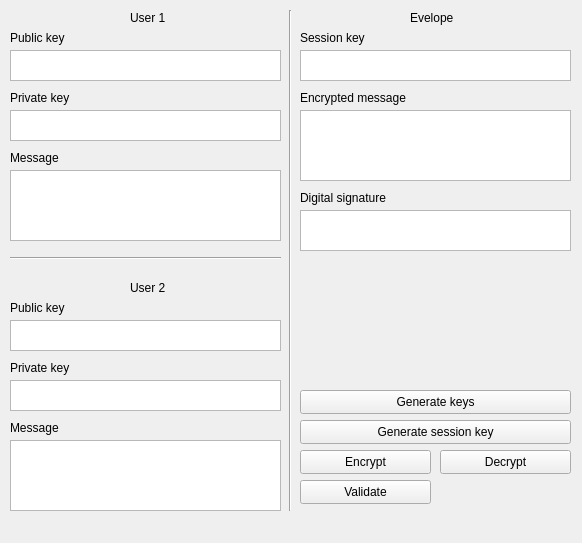
<?xml version="1.0" encoding="UTF-8"?>
<ui version="4.0">
 <class>MainWindow</class>
 <widget class="QMainWindow" name="MainWindow">
  <property name="geometry">
   <rect>
    <x>0</x>
    <y>0</y>
    <width>582</width>
    <height>543</height>
   </rect>
  </property>
  <property name="windowTitle">
   <string>MainWindow</string>
  </property>
  <widget class="QWidget" name="centralwidget">
   <widget class="QTextEdit" name="textEdit_u1_pub_key">
    <property name="geometry">
     <rect>
      <x>10</x>
      <y>50</y>
      <width>271</width>
      <height>31</height>
     </rect>
    </property>
   </widget>
   <widget class="QLabel" name="label">
    <property name="geometry">
     <rect>
      <x>130</x>
      <y>10</y>
      <width>60</width>
      <height>16</height>
     </rect>
    </property>
    <property name="text">
     <string>User 1</string>
    </property>
   </widget>
   <widget class="QLabel" name="label_2">
    <property name="geometry">
     <rect>
      <x>130</x>
      <y>280</y>
      <width>60</width>
      <height>16</height>
     </rect>
    </property>
    <property name="text">
     <string>User 2</string>
    </property>
   </widget>
   <widget class="QTextEdit" name="textEdit_u2_pub_key">
    <property name="geometry">
     <rect>
      <x>10</x>
      <y>320</y>
      <width>271</width>
      <height>31</height>
     </rect>
    </property>
   </widget>
   <widget class="QLabel" name="label_3">
    <property name="geometry">
     <rect>
      <x>10</x>
      <y>30</y>
      <width>81</width>
      <height>16</height>
     </rect>
    </property>
    <property name="text">
     <string>Public key</string>
    </property>
   </widget>
   <widget class="QLabel" name="label_4">
    <property name="geometry">
     <rect>
      <x>10</x>
      <y>300</y>
      <width>81</width>
      <height>16</height>
     </rect>
    </property>
    <property name="text">
     <string>Public key</string>
    </property>
   </widget>
   <widget class="QLabel" name="label_5">
    <property name="geometry">
     <rect>
      <x>10</x>
      <y>90</y>
      <width>81</width>
      <height>16</height>
     </rect>
    </property>
    <property name="text">
     <string>Private key</string>
    </property>
   </widget>
   <widget class="QLabel" name="label_6">
    <property name="geometry">
     <rect>
      <x>10</x>
      <y>360</y>
      <width>81</width>
      <height>16</height>
     </rect>
    </property>
    <property name="text">
     <string>Private key</string>
    </property>
   </widget>
   <widget class="QTextEdit" name="textEdit_u1_pr_key">
    <property name="geometry">
     <rect>
      <x>10</x>
      <y>110</y>
      <width>271</width>
      <height>31</height>
     </rect>
    </property>
   </widget>
   <widget class="QTextEdit" name="textEdit_u2_pr_key">
    <property name="geometry">
     <rect>
      <x>10</x>
      <y>380</y>
      <width>271</width>
      <height>31</height>
     </rect>
    </property>
   </widget>
   <widget class="QTextEdit" name="textEdit_u1_msg">
    <property name="geometry">
     <rect>
      <x>10</x>
      <y>170</y>
      <width>271</width>
      <height>71</height>
     </rect>
    </property>
   </widget>
   <widget class="QLabel" name="label_7">
    <property name="geometry">
     <rect>
      <x>10</x>
      <y>150</y>
      <width>81</width>
      <height>16</height>
     </rect>
    </property>
    <property name="text">
     <string>Message</string>
    </property>
   </widget>
   <widget class="QTextEdit" name="textEdit_u2_msg">
    <property name="geometry">
     <rect>
      <x>10</x>
      <y>440</y>
      <width>271</width>
      <height>71</height>
     </rect>
    </property>
   </widget>
   <widget class="QLabel" name="label_8">
    <property name="geometry">
     <rect>
      <x>10</x>
      <y>420</y>
      <width>81</width>
      <height>16</height>
     </rect>
    </property>
    <property name="text">
     <string>Message</string>
    </property>
   </widget>
   <widget class="QTextEdit" name="textEdit_sess_key">
    <property name="geometry">
     <rect>
      <x>300</x>
      <y>50</y>
      <width>271</width>
      <height>31</height>
     </rect>
    </property>
   </widget>
   <widget class="QLabel" name="label_9">
    <property name="geometry">
     <rect>
      <x>300</x>
      <y>30</y>
      <width>81</width>
      <height>16</height>
     </rect>
    </property>
    <property name="text">
     <string>Session key</string>
    </property>
   </widget>
   <widget class="QLabel" name="label_10">
    <property name="geometry">
     <rect>
      <x>300</x>
      <y>90</y>
      <width>131</width>
      <height>16</height>
     </rect>
    </property>
    <property name="text">
     <string>Encrypted message</string>
    </property>
   </widget>
   <widget class="QTextEdit" name="textEdit_encr_msg">
    <property name="geometry">
     <rect>
      <x>300</x>
      <y>110</y>
      <width>271</width>
      <height>71</height>
     </rect>
    </property>
   </widget>
   <widget class="QLabel" name="label_11">
    <property name="geometry">
     <rect>
      <x>300</x>
      <y>190</y>
      <width>131</width>
      <height>16</height>
     </rect>
    </property>
    <property name="text">
     <string>Digital signature</string>
    </property>
   </widget>
   <widget class="QTextEdit" name="textEdit_dig_sign">
    <property name="geometry">
     <rect>
      <x>300</x>
      <y>210</y>
      <width>271</width>
      <height>41</height>
     </rect>
    </property>
   </widget>
   <widget class="QPushButton" name="pushButton_gen_keys">
    <property name="geometry">
     <rect>
      <x>300</x>
      <y>390</y>
      <width>271</width>
      <height>24</height>
     </rect>
    </property>
    <property name="text">
     <string>Generate keys</string>
    </property>
   </widget>
   <widget class="QPushButton" name="pushButton_gen_sess_key">
    <property name="geometry">
     <rect>
      <x>300</x>
      <y>420</y>
      <width>271</width>
      <height>24</height>
     </rect>
    </property>
    <property name="text">
     <string>Generate session key</string>
    </property>
   </widget>
   <widget class="QPushButton" name="pushButton_encr">
    <property name="geometry">
     <rect>
      <x>300</x>
      <y>450</y>
      <width>131</width>
      <height>24</height>
     </rect>
    </property>
    <property name="text">
     <string>Encrypt</string>
    </property>
   </widget>
   <widget class="QPushButton" name="pushButton_decr">
    <property name="geometry">
     <rect>
      <x>440</x>
      <y>450</y>
      <width>131</width>
      <height>24</height>
     </rect>
    </property>
    <property name="text">
     <string>Decrypt</string>
    </property>
   </widget>
   <widget class="Line" name="line">
    <property name="geometry">
     <rect>
      <x>10</x>
      <y>250</y>
      <width>271</width>
      <height>16</height>
     </rect>
    </property>
    <property name="orientation">
     <enum>Qt::Horizontal</enum>
    </property>
   </widget>
   <widget class="Line" name="line_2">
    <property name="geometry">
     <rect>
      <x>280</x>
      <y>10</y>
      <width>20</width>
      <height>501</height>
     </rect>
    </property>
    <property name="orientation">
     <enum>Qt::Vertical</enum>
    </property>
   </widget>
   <widget class="QPushButton" name="pushButton_validate">
    <property name="geometry">
     <rect>
      <x>300</x>
      <y>480</y>
      <width>131</width>
      <height>24</height>
     </rect>
    </property>
    <property name="text">
     <string>Validate</string>
    </property>
   </widget>
   <widget class="QLabel" name="label_validation_result">
    <property name="geometry">
     <rect>
      <x>450</x>
      <y>480</y>
      <width>111</width>
      <height>21</height>
     </rect>
    </property>
    <property name="text">
     <string/>
    </property>
   </widget>
   <widget class="QLabel" name="label_13">
    <property name="geometry">
     <rect>
      <x>410</x>
      <y>10</y>
      <width>60</width>
      <height>16</height>
     </rect>
    </property>
    <property name="text">
     <string>Evelope</string>
    </property>
   </widget>
  </widget>
  <widget class="QMenuBar" name="menubar">
   <property name="geometry">
    <rect>
     <x>0</x>
     <y>0</y>
     <width>582</width>
     <height>21</height>
    </rect>
   </property>
  </widget>
 </widget>
 <resources/>
 <connections/>
</ui>
